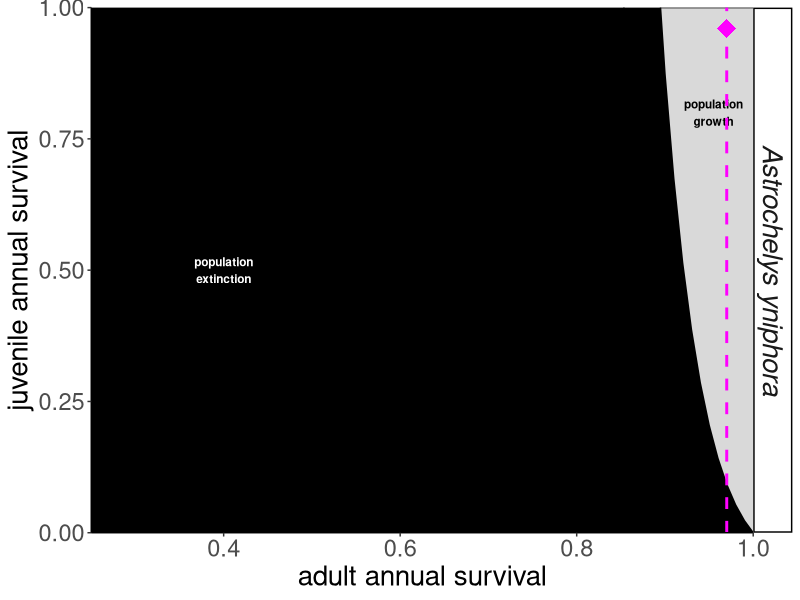
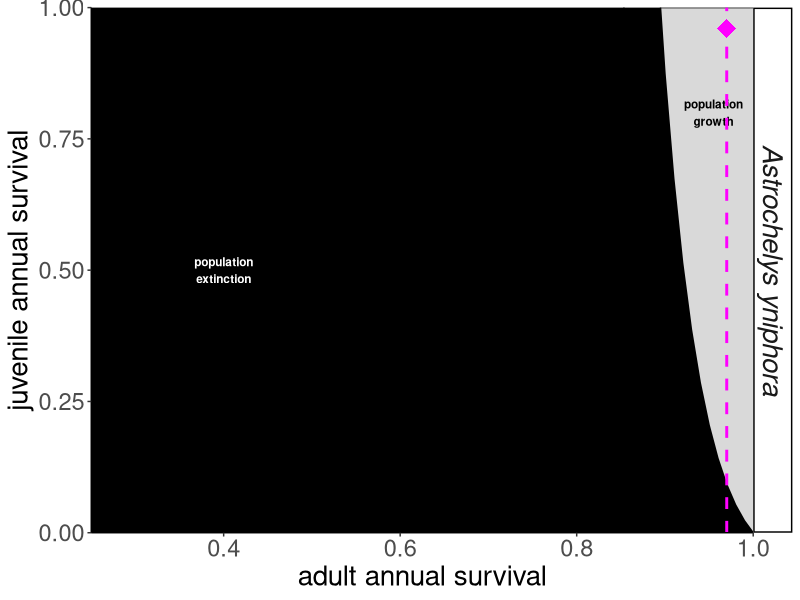

The R source for these figures, in order:
rm(list =ls())


library(plyr)
library(dplyr)
library(ggplot2)

#load data
ang.dat <- read.csv(file="life_history_dat_angonoka.csv", header = T,stringsAsFactors = F)
head(ang.dat)
names(ang.dat)[1] <- "species"
#divide fecundity in half because we model only females
ang.dat$IBI_fecundity <- ang.dat$IBI_fecundity/2

isocline.survival.wrap <- function(df, p_sequence){
  #new version essentially plots isocline wrap based on the age at first rep for each species
  
  zero_growth_line.list <- list()
  for(i in 1:2){
    zero_growth_line.list[[i]] <- lapply(p_sequence, get_isoclines_survival, IBI_fecundity=as.numeric(as.character(df$IBI_fecundity[i])), IBI=as.numeric(as.character(df$IBI[i])), age_1st_rep=as.numeric(as.character(df$age_1st_rep[i])))           
  }
  zero_growth_line <- matrix(unlist(zero_growth_line.list[[1]]), ncol=2, byrow=T)
  zero_growth_line <- data.frame(zero_growth_line)
  names(zero_growth_line) <- c("IBI_infant_survival_rate", "IBI_adult_survival_rate")
  zero_growth_line$scenario <- "best"
  zero_growth_line_worst <- matrix(unlist(zero_growth_line.list[[2]]), ncol=2, byrow=T)
  zero_growth_line_worst <- data.frame(zero_growth_line_worst)  
  names(zero_growth_line_worst) <- c("IBI_infant_survival_rate", "IBI_adult_survival_rate")
  zero_growth_line_worst$scenario <- "worst"
  
  #bind to other
  zero_growth_line <- rbind(zero_growth_line, zero_growth_line_worst)
  
  #now attach some identifier information to this
  zero_growth_line$species <- unique(df$species)
  zero_growth_line$IBI[zero_growth_line$scenario=="best"] <- df$IBI[df$scenario=="best"]
  zero_growth_line$IBI[zero_growth_line$scenario=="worst"] <- df$IBI[df$scenario=="worst"]
  
  zero_growth_line$IBI_fecundity[zero_growth_line$scenario=="best"] <- df$IBI_fecundity[df$scenario=="best"]
  zero_growth_line$IBI_fecundity[zero_growth_line$scenario=="worst"] <- df$IBI_fecundity[df$scenario=="worst"]
  
  zero_growth_line$age_1st_rep[zero_growth_line$scenario=="best"] <- df$age_1st_rep[df$scenario=="best"]
  zero_growth_line$age_1st_rep[zero_growth_line$scenario=="worst"] <- df$age_1st_rep[df$scenario=="worst"]
  
  #zero_growth_line$avg_lifespan[zero_growth_line$scenario=="best"] <- df$avg_lifespan[df$scenario=="best"]
  #zero_growth_line$avg_lifespan[zero_growth_line$scenario=="worst"] <- df$avg_lifespan[df$scenario=="worst"]
  
  zero_growth_line$litter_size[zero_growth_line$scenario=="best"] <- df$litter_size[df$scenario=="best"]
  zero_growth_line$litter_size[zero_growth_line$scenario=="worst"] <- df$litter_size[df$scenario=="worst"]
  
  #and for good measure, include the annual rate too
  #zero_growth_line$lit_infant_annual_mortality_rate <- (df$stage_mortality_rate[df$stage=="infant"])/IBI
  #zero_growth_line$lit_juvenile_annual_mortality_rate <- (df$stage_mortality_rate[df$stage=="juvenile"])/IBI
  #zero_growth_line$lit_adult_annual_mortality_rate <- (df$stage_mortality_rate[df$stage=="adult"])/IBI
  
  
  return(zero_growth_line)
}
get_isoclines_survival <- function(p, IBI_fecundity, IBI, age_1st_rep){
  
  #first, choose 
  #first record timesteps of adulthood
  #dur_rep <- ((avg_lifespan/IBI)-(age_1st_rep/IBI)) #duration of reproduction in IBI timesteps
  #dur_mat <- ((avg_lifespan/IBI)-1) # durating of juvenile or adult class in IBI timesteps
  
  #and here is where we actually choose our proper IBI fecundity
  
  #and get all our variables in order
  #s was fed in through the function
  #then, adult stage reproductive output (must be multiplied by the probability of escaping this class)
  
  Fa = IBI_fecundity
  
  #our system somehwat breaks down in the case where age at 1st rep = 2 because the first birth cohort must st
  #*(dur_rep)
  #then, age at first rep - this has been carefully chosen to be an even number divisible by the IBI
  a = age_1st_rep/IBI
  
  #L = avg_lifespan/IBI
  
  #then, we solve for i:
  
  #i <- (((-p^(L))+sqrt(p^(2*L)+4*Fa*p^(a+1)))/(2*(Fa*p^(a+1))))
  i <- (1-p)/(Fa*(p^a))
  
  #however, if age at 1st rep=1, then we have no juvenile class and we have to make amends
  #in this case our equation is given by:
  #maybe not. I think our equation still holds. but the leslie matrix will change for sure
  #if(a==1){
  # i <- -(1/Fa)
  #}
  
  
  #adult_surv =  p #IBI adult mortality rate
  #infant_surv = (p*i)
  
  adult_surv =  p
  infant_surv = (p*i)
  #and then return them!
  #return(c(infant_surv,adult_surv))
  return(c(infant_surv,adult_surv))
  #return(c(i,p)) #if you would rather plot annual mortaluty...
}
wrap.isocline.survival <- function(dat1, type, p_sequence, do.plot, do.save, filename){
  
  
  dat1$adult_IBI_mortality <- 1- dat1$adult_IBI_survival 
  dat1$infant_IBI_mortality <- 1- dat1$infant_IBI_survival 
  dat1$infant_IBI_mortality[dat1$infant_IBI_mortality<0 & dat1$scenario=="best"] <- 0
  
  
  #now split to list
  dat.list <- dlply(dat1, .(species))
  
  #now make list of isoclines per species
  #start with
  isocline.list <- lapply(dat.list, isocline.survival.wrap, p_sequence=p_sequence)
  #and bind them all together
  isocline.df <- do.call("rbind", isocline.list)
  rownames(isocline.df) <- c()
  
  #add a grouping ID for each line
  isocline.df$groupID <- paste(isocline.df$species, isocline.df$scenario, sep= "-")
  
  #remove any NAs
  isocline.df <- isocline.df[complete.cases(isocline.df),]
  
  #and set any rates below zero to zero:
  isocline.df$IBI_infant_survival_rate[isocline.df$IBI_infant_surival_rate < 0] <- 0
  isocline.df$IBI_adult_survival_rate[isocline.df$IBI_adult_survival_rate<0] <- 0
  
  #add a column for multiplier
  isocline.df$multiplier <- as.factor(isocline.df$age_1st_rep/isocline.df$IBI)
  isocline.df$IBI <- factor(isocline.df$IBI)
  isocline.df$age_1st_rep <- factor(isocline.df$age_1st_rep)
  
  
  #and we plot
  if(do.plot==TRUE){
    
    isocline.df$species[isocline.df$species == "Astrochelys_yniphora"] <- "Astrochelys yniphora"
    dat1$species[dat1$species=="Astrochelys_yniphora"] <- "Astrochelys yniphora"
    #factor species by body size
    isocline.df$species <- factor(isocline.df$species, levels = c("Astrochelys yniphora"))
    
    #cull those that are over 1
    #isocline.df = subset(isocline.df, IBI_infant_survival_rate<=1)
    
    
    #and we'll shade above line and below, so let's add a mock variable here for each
    #these get reverse from mortality
    plot.lower.df <- subset(isocline.df, scenario=="best") #lowest survival rates to allow for persistence
    
    #and the lower 
    plot.upper.df <- subset(isocline.df, scenario=="worst")
   
    
    #want to fill between each lines
    #redo the levels
    isocline.df$species <- factor(isocline.df$species, levels= c("Astrochelys yniphora"))
    
    plot.upper.df$species <- factor(plot.upper.df$species, levels= c("Astrochelys yniphora"))
    
    
    #for max, make it just above the infant mort
    dat1 = subset(dat1, scenario=="best")
    #then overwrite Pteropus to use Eidolon
    #dat1$infant_annual_survival[dat1$species=="Pteropus rufus"] = dat1$infant_annual_survival[dat1$species=="Eidolon dupreanum"]
    
    
    
    
    p <-  ggplot(data=isocline.df) + facet_grid(species~.) +
      geom_ribbon(data =  plot.upper.df, aes(x= IBI_adult_survival_rate, ymin=IBI_infant_survival_rate, ymax=1), colour="black", fill="gray85") + #color above line
      geom_ribbon(data =  plot.lower.df, aes(x= IBI_adult_survival_rate, ymin=0, ymax=IBI_infant_survival_rate), fill="black", colour="black") + #color below line
      geom_line(aes(IBI_adult_survival_rate,IBI_infant_survival_rate, 
                    group=groupID), colour="white", alpha=0) +
      theme_classic()  +coord_cartesian(xlim = c(.25,1), ylim = c(0,1), expand=FALSE) +
      theme(strip.text = element_text(size=20, face = "italic"), 
            axis.title.x=element_text(size=20), axis.title.y=element_text(size=20), 
            axis.text.x=element_text(size=17), axis.text.y=element_text(size=17), panel.spacing = unit(.5, "cm")) + 
      xlab("adult annual survival") + ylab("juvenile annual survival") +
      annotate("text", x=.955, y=.8, label="population\ngrowth", size=3, fontface="bold") + 
      annotate("text", x=.4, y=.5, label="population\nextinction",colour="white", size=3, fontface="bold") +
      geom_segment(data=dat1, aes(x=adult_IBI_survival, y=0, xend=adult_IBI_survival, yend=1), linetype=2, size=1, color="magenta") +
      geom_point(data=dat1, aes(x=adult_IBI_survival, y=infant_IBI_survival), shape=18, size=6, color="magenta")
    
    print(p)  
    
    if(do.save==TRUE){
      
      ggsave(file = filename,
             units="mm",  
             width=55, 
             height=35, 
             scale=3, 
             dpi=300)
    }
    
  }
  return(list(isocline.df, p))
}

wrap.isocline.survival(dat1=ang.dat, 
                       type="isocline", 
                       p_sequence=seq(0, 1, .01), 
                       do.plot=TRUE, 
                       do.save=TRUE, 
                       filename="Angonoka_phaseplane_plot.pdf")
